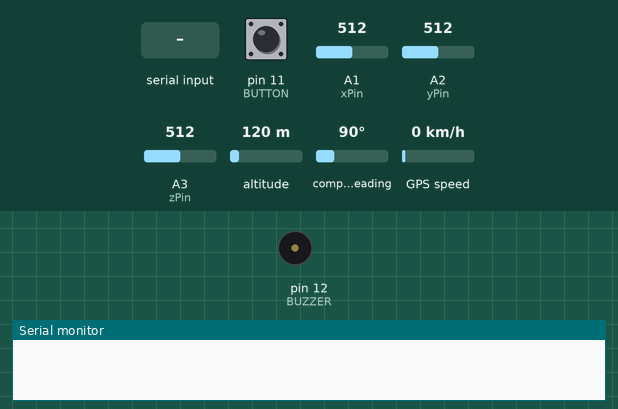
This sketch was run on a simulated Arduino Uno, built with avr-gcc and run on an emulated ATmega328P. Parts: buzzer (waves = sounding, pin HIGH), the last lines printed to the serial monitor. The test bench sets the inputs (shaded band); at power-on: A1 (xPin) = 512, pin 11 (BUTTON) HIGH, A2 (yPin) = 512, A3 (zPin) = 512, altitude 120 m, compass heading 90°, GPS speed 0 km/h. The GPS gets a fix after 3 s at 37.7749, -122.4194 with 8 satellites; the modem accepts every AT command (registered, SIM ready, sends succeed) and sends nothing else.

Above: at 6.2 s.
6.3 s: ":" received over Serial
8.5 s: ":" received over the second serial link
11.5 s: A1 (xPin) set to 753
14.5 s: A1 (xPin) set to 782
At 17.3 s:
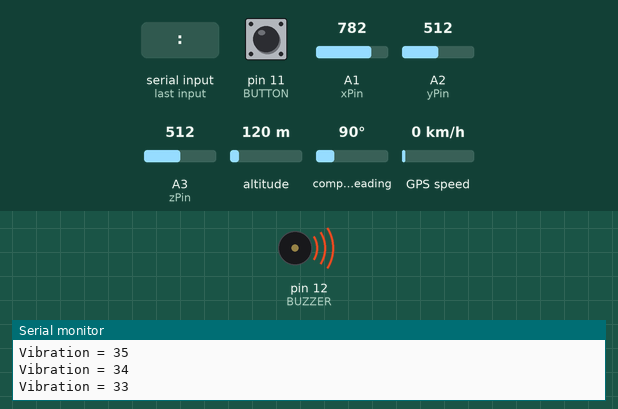
17.5 s: pin 11 (BUTTON) pulled LOW for 0.15 s
At 19.1 s:
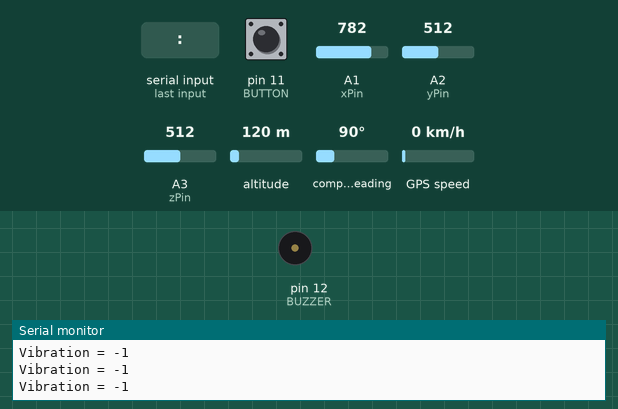
20.6 s: A2 (yPin) set to 759
23.6 s: A2 (yPin) set to 785
At 26.2 s:
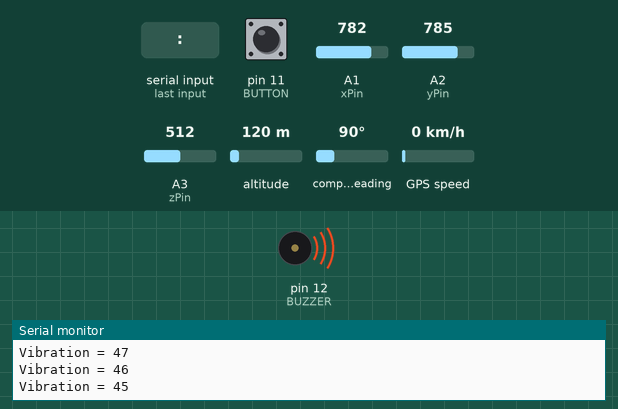
Timing chart, 0 to 30.2 s (numbered marks = the images above; inputs shaded):
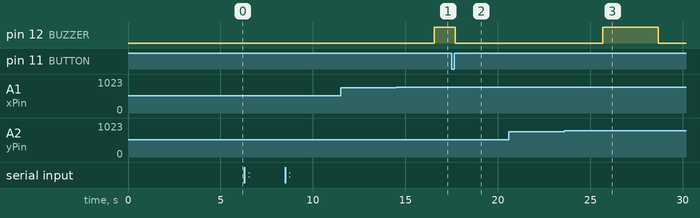

The sketch:

Vehicle_Accident_Alert_System_Arduino_Code.ino
```cpp
/*


██╗███╗░░██╗███╗░░██╗░█████╗░██╗░░░██╗░█████╗░░█████╗░██████╗░███████╗
██║████╗░██║████╗░██║██╔══██╗██║░░░██║██╔══██╗██╔══██╗██╔══██╗╚════██║
██║██╔██╗██║██╔██╗██║██║░░██║╚██╗░██╔╝╚█████╔╝██║░░██║██████╔╝░░███╔═╝
██║██║╚████║██║╚████║██║░░██║░╚████╔╝░██╔══██╗██║░░██║██╔══██╗██╔══╝░░
██║██║░╚███║██║░╚███║╚█████╔╝░░╚██╔╝░░╚█████╔╝╚█████╔╝██║░░██║███████╗
╚═╝╚═╝░░╚══╝╚═╝░░╚══╝░╚════╝░░░░╚═╝░░░░╚════╝░░╚════╝░╚═╝░░╚═╝╚══════╝

Instagram: https://www.instagram.com/sahadnisham.k/
LinkedIn : https://www.linkedin.com/in/sahad-nisham-k/

*/

#include <SoftwareSerial.h>
#include <TinyGPS++.h>
#include <Wire.h>
#include <math.h>

// Constants for phone numbers and other settings
const String EMERGENCY_PHONE = "+919999999999"; // Replace with your emergency number
#define rxPin 2
#define txPin 3

SoftwareSerial sim800(rxPin, txPin); // GSM Module connected to D2 (TX) and D3 (RX)
SoftwareSerial neogps(10, 9); // GPS Module connected to D10 (TX) and D9 (RX)
TinyGPSPlus gps;

String sms_status, sender_number, received_date, msg;
String latitude, longitude;

#define BUZZER 12
#define BUTTON 11
#define xPin A1
#define yPin A2
#define zPin A3

byte updateflag = 0;

int xaxis = 0, yaxis = 0, zaxis = 0;
int deltx = 0, delty = 0, deltz = 0;
int vibration = 2;
int devibrate = 75;
int magnitude = 0;
int sensitivity = 20;

boolean impact_detected = false;
unsigned long time1;
unsigned long impact_time;
unsigned long alert_delay = 3000; // Delay for alert in milliseconds

void setup() {
  Serial.begin(9600);
  sim800.begin(9600);
  neogps.begin(9600);

  pinMode(BUZZER, OUTPUT);
  pinMode(BUTTON, INPUT_PULLUP);

  sms_status = "";
  sender_number = "";
  received_date = "";
  msg = "";

  // Initialize GSM module
  sim800.println("AT");
  delay(1000);
  sim800.println("ATE1");
  delay(1000);
  sim800.println("AT+CPIN?");
  delay(1000);
  sim800.println("AT+CMGF=1"); // Set SMS to text mode
  delay(1000);
  sim800.println("AT+CNMI=1,1,0,0,0"); // Enable SMS reception notification
  delay(1000);

  // Initialize accelerometer readings
  time1 = micros();
  xaxis = analogRead(xPin);
  yaxis = analogRead(yPin);
  zaxis = analogRead(zPin);
}

void loop() {
  // Check for impact detection every 2 milliseconds
  if (micros() - time1 > 1999) {
    Impact();
  }

  // If impact is detected, trigger actions
  if (updateflag > 0) {
    updateflag = 0;
    Serial.println("Impact detected!!");
    Serial.print("Magnitude: ");
    Serial.print(magnitude);

    getGps(); // Get GPS data
    digitalWrite(BUZZER, HIGH); // Turn on the buzzer
    impact_detected = true;
    impact_time = millis();
  }

  // After impact is detected, wait for alert_delay before sending alert
  if (impact_detected == true) {
    if (millis() - impact_time >= alert_delay) {
      digitalWrite(BUZZER, LOW); // Turn off the buzzer
      makeCall(); // Call emergency contact
      delay(1000);
      sendAlert(); // Send SMS with GPS coordinates
      impact_detected = false;
      impact_time = 0;
    }
  }

  // Button to reset the system after an alert
  if (digitalRead(BUTTON) == LOW) {
    delay(200);
    digitalWrite(BUZZER, LOW);
    impact_detected = false;
    impact_time = 0;
  }

  // Read incoming data from GSM
  while (sim800.available()) {
    parseData(sim800.readString());
  }

  // Debug via serial monitor
  while (Serial.available()) {
    sim800.println(Serial.readString());
  }
}

// Impact detection function using accelerometer readings
void Impact() {
  time1 = micros();

  int oldx = xaxis;
  int oldy = yaxis;
  int oldz = zaxis;

  xaxis = analogRead(xPin);
  yaxis = analogRead(yPin);
  zaxis = analogRead(zPin);

  vibration--;
  Serial.print("Vibration = ");
  Serial.println(vibration);

  if (vibration < 0) vibration = 0;
  if (vibration > 0) return;

  deltx = xaxis - oldx;
  delty = yaxis - oldy;
  deltz = zaxis - oldz;

  magnitude = sqrt(sq(deltx) + sq(delty) + sq(deltz));

  if (magnitude >= sensitivity) { // Impact detected
    updateflag = 1;
    vibration = devibrate;
  } else {
    magnitude = 0;
  }
}

// Parse incoming SMS data from GSM
void parseData(String buff) {
  Serial.println(buff);

  unsigned int len, index;
  index = buff.indexOf(":");
  String cmd = buff.substring(0, index);
  cmd.trim();

  buff.remove(0, index + 2);
  if (cmd == "+CMGR") {
    if (buff.indexOf(EMERGENCY_PHONE) > 1) {
      buff.toLowerCase();
      if (buff.indexOf("get gps") > 1) {
        getGps();
        String sms_data;
        sms_data = "GPS Location Data\r";
        sms_data += "http://maps.google.com/maps?q=loc:";
        sms_data += latitude + "," + longitude;
        sendSms(sms_data);
      }
    }
  }
}

// Get GPS data from Neo-6M module
void getGps() {
  boolean newData = false;
  for (unsigned long start = millis(); millis() - start < 2000;) {
    while (neogps.available()) {
      if (gps.encode(neogps.read())) {
        newData = true;
        break;
      }
    }
  }

  if (newData) {
    latitude = String(gps.location.lat(), 6);
    longitude = String(gps.location.lng(), 6);
  } else {
    Serial.println("No GPS data available");
    latitude = "";
    longitude = "";
  }

  Serial.print("Latitude= ");
  Serial.println(latitude);
  Serial.print("Longitude= ");
  Serial.println(longitude);
}

// Send SMS alert with GPS location
void sendAlert() {
  String sms_data;
  sms_data = "Accident Alert!!\r";
  sms_data += "http://maps.google.com/maps?q=loc:";
  sms_data += latitude + "," + longitude;

  sendSms(sms_data);
}

// Make a phone call to emergency contact
void makeCall() {
  Serial.println("Calling...");
  sim800.println("ATD " + EMERGENCY_PHONE + ";");
  delay(30000); // 20 seconds call duration
  sim800.println("ATH");
  delay(1000); // 1 second delay after hanging up
}

// Send SMS via GSM module
void sendSms(String text) {
  sim800.print("AT+CMGF=1\r");
  delay(1000);
  sim800.print("AT+CMGS=\"" + EMERGENCY_PHONE + "\"\r");
  delay(1000);
  sim800.print(text);
  delay(100);
  sim800.write(0x1A);
  delay(1000);
  Serial.println("SMS Sent Successfully.");
}
```

Measured:
- the behaviour switches between 768 and 769 on A1 (xPin) (found by bisection; images 0 and 1)
- the behaviour switches between 768 and 769 on A2 (yPin) (found by bisection; images 2 and 3)
- after the input at 14.5 s, pin 12 (BUZZER): LOW → HIGH after 2.1 s
- after the input at 17.5 s, pin 12 (BUZZER): HIGH → LOW after 0.20 s instead of 2.1 s
- after the input at 23.6 s, pin 12 (BUZZER): LOW → HIGH after 2.1 s, → LOW 3.0 s later
